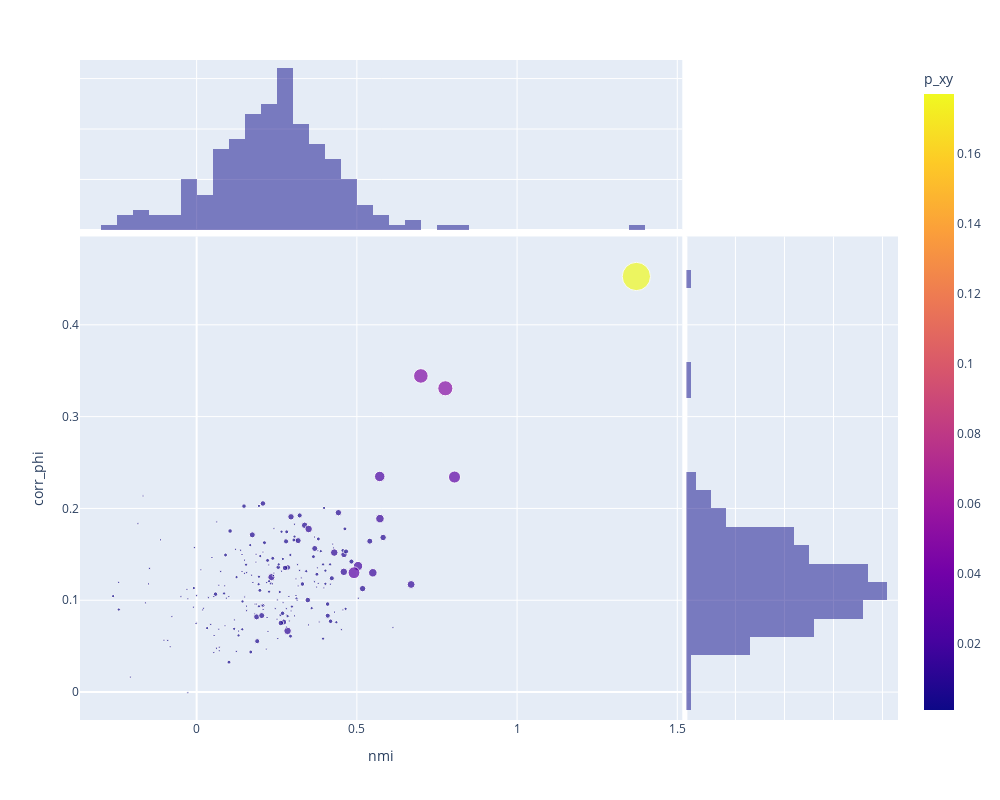

This figure's notebook cell:
### Code cell
px.scatter(TPAIRS.reset_index(), 'nmi', 'corr_phi', 
           hover_data=['label_x','label_y'],
           size='n', 
           color='p_xy', marginal_x='histogram', marginal_y='histogram',
           height=800, width=1000, 
           log_x=False, log_y=False)

### Figure 1 — Plotly figure (JSON) as saved in the notebook; plotly's stock layout.template omitted (floating-point values rounded to 4 significant figures; data arrays with more than 128 entries replaced by an {"elided": "..."} marker saying what was removed)
{"data": [{"customdata": {"elided": "221x2 str values"}, "hovertemplate": "nmi=%{x}<br>corr_phi=%{y}<br>n=%{marker.size}<br>label_x=%{customdata[0]}<br>label_y=%{customdata[1]}<br>p_xy=%{marker.color}<extra></extra>", "legendgroup": "", "marker": {"color": {"elided": "221 float values"}, "coloraxis": "coloraxis", "size": {"elided": "221 int values"}, "sizemode": "area", "sizeref": 0.385, "symbol": "circle"}, "mode": "markers", "name": "", "orientation": "v", "showlegend": false, "type": "scatter", "x": {"elided": "221 float values"}, "xaxis": "x", "y": {"elided": "221 float values"}, "yaxis": "y"}, {"alignmentgroup": "True", "bingroup": "x", "hovertemplate": "nmi=%{x}<br>count=%{y}<extra></extra>", "legendgroup": "", "marker": {"color": "#0d0887"}, "name": "", "offsetgroup": "", "opacity": 0.5, "showlegend": false, "type": "histogram", "x": {"elided": "221 float values"}, "xaxis": "x3", "yaxis": "y3"}, {"alignmentgroup": "True", "bingroup": "y", "hovertemplate": "corr_phi=%{y}<br>count=%{x}<extra></extra>", "legendgroup": "", "marker": {"color": "#0d0887"}, "name": "", "offsetgroup": "", "opacity": 0.5, "showlegend": false, "type": "histogram", "xaxis": "x2", "y": {"elided": "221 float values"}, "yaxis": "y2"}], "layout": {"barmode": "overlay", "coloraxis": {"colorbar": {"title": {"text": "p_xy"}}, "colorscale": [[0, "#0d0887"], [0.1111, "#46039f"], [0.2222, "#7201a8"], [0.3333, "#9c179e"], [0.4444, "#bd3786"], [0.5556, "#d8576b"], [0.6667, "#ed7953"], [0.7778, "#fb9f3a"], [0.8889, "#fdca26"], [1, "#f0f921"]]}, "height": 800, "legend": {"itemsizing": "constant", "tracegroupgap": 0}, "margin": {"t": 60}, "width": 1000, "xaxis": {"anchor": "y", "autorange": true, "domain": [0, 0.7363], "range": [-0.3641, 1.516], "title": {"text": "nmi"}, "type": "linear"}, "xaxis2": {"anchor": "y2", "autorange": true, "domain": [0.7413, 1], "matches": "x2", "range": [0, 43.16], "showgrid": true, "showline": false, "showticklabels": false, "ticks": ""}, "xaxis3": {"anchor": "y3", "autorange": true, "domain": [0, 0.7363], "matches": "x", "range": [-0.3641, 1.516], "showgrid": true, "showticklabels": false, "type": "linear"}, "xaxis4": {"anchor": "y4", "domain": [0.7413, 1], "matches": "x2", "showgrid": true, "showline": false, "showticklabels": false, "ticks": ""}, "yaxis": {"anchor": "x", "autorange": true, "domain": [0, 0.7326], "range": [-0.0304, 0.4962], "title": {"text": "corr_phi"}, "type": "linear"}, "yaxis2": {"anchor": "x2", "autorange": true, "domain": [0, 0.7326], "matches": "y", "range": [-0.0304, 0.4962], "showgrid": true, "showticklabels": false, "type": "linear"}, "yaxis3": {"anchor": "x3", "autorange": true, "domain": [0.7426, 1], "matches": "y3", "range": [0, 33.68], "showgrid": true, "showline": false, "showticklabels": false, "ticks": ""}, "yaxis4": {"anchor": "x4", "domain": [0.7426, 1], "matches": "y3", "showgrid": true, "showline": false, "showticklabels": false, "ticks": ""}}}
